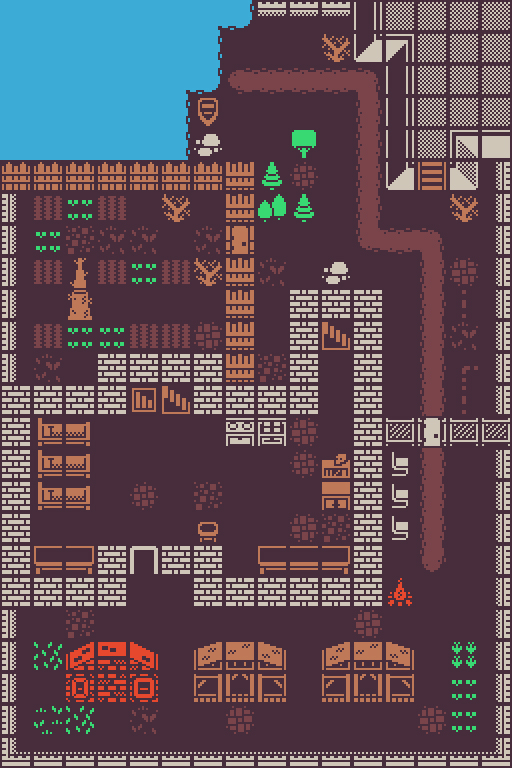

Rendered tile map (Tiled .tmx) drawn with the repository's tilesets; below, a short description and the map source with its tile grids summarised:
An orthogonal 16x24 tile map with 32x32 px tiles, 2 tile layers (Ground, Tiles) and 213 objects (198x wall, 5x mob, 4x travel, 4x item, player, ...).

<map version="1.5" tiledversion="1.5.0" orientation="orthogonal" renderorder="right-down" width="16" height="24" tilewidth="32" tileheight="32" infinite="0" nextlayerid="4" nextobjectid="215">
 <tileset firstgid="1" source="../assets/32x32.tsx" />
 <layer id="3" name="Ground" width="16" height="24" locked="1">
  <data>[384 cells, 384 non-empty, 5 distinct tile ids]</data>
 </layer>
 <layer id="1" name="Tiles" width="16" height="24">
  <data>[384 cells, 264 non-empty, 68 distinct tile ids]</data>
 </layer>
 <objectgroup id="2" name="Obstacles">
  <object id="1" name="wall" x="480" y="-32" width="32" height="32" />
  <object id="2" name="wall" x="512" y="32" width="32" height="32" />
  <object id="3" name="wall" x="512" y="64" width="32" height="32" />
  <object id="4" name="wall" x="512" y="96" width="32" height="32" />
  <object id="5" name="wall" x="480" y="128" width="32" height="32" />
  <object id="6" name="wall" x="480" y="160" width="32" height="32" />
  <object id="7" name="wall" x="480" y="192" width="32" height="32" />
  <object id="8" name="wall" x="480" y="224" width="32" height="32" />
  <object id="9" name="wall" x="480" y="256" width="32" height="32" />
  <object id="10" name="wall" x="480" y="288" width="32" height="32" />
  <object id="11" name="wall" x="480" y="320" width="32" height="32" />
  <object id="12" name="wall" x="480" y="352" width="32" height="32" />
  <object id="13" name="wall" x="480" y="384" width="32" height="32" />
  <object id="14" name="wall" x="480" y="416" width="32" height="32" />
  <object id="15" name="wall" x="480" y="448" width="32" height="32" />
  <object id="16" name="wall" x="480" y="480" width="32" height="32" />
  <object id="17" name="wall" x="480" y="512" width="32" height="32" />
  <object id="18" name="wall" x="480" y="544" width="32" height="32" />
  <object id="19" name="wall" x="480" y="576" width="32" height="32" />
  <object id="20" name="wall" x="480" y="608" width="32" height="32" />
  <object id="21" name="wall" x="480" y="640" width="32" height="32" />
  <object id="22" name="wall" x="480" y="672" width="32" height="32" />
  <object id="23" name="wall" x="480" y="704" width="32" height="32" />
  <object id="24" name="wall" x="480" y="736" width="32" height="32" />
  <object id="25" name="wall" x="448" y="736" width="32" height="32" />
  <object id="26" name="wall" x="416" y="736" width="32" height="32" />
  <object id="27" name="wall" x="384" y="736" width="32" height="32" />
  <object id="28" name="wall" x="352" y="736" width="32" height="32" />
  <object id="29" name="wall" x="320" y="736" width="32" height="32" />
  <object id="30" name="wall" x="288" y="736" width="32" height="32" />
  <object id="31" name="wall" x="256" y="736" width="32" height="32" />
  <object id="32" name="wall" x="224" y="736" width="32" height="32" />
  <object id="33" name="wall" x="192" y="736" width="32" height="32" />
  <object id="34" name="wall" x="160" y="736" width="32" height="32" />
  <object id="35" name="wall" x="128" y="736" width="32" height="32" />
  <object id="36" name="wall" x="96" y="736" width="32" height="32" />
  <object id="37" name="wall" x="64" y="736" width="32" height="32" />
  <object id="38" name="wall" x="32" y="736" width="32" height="32" />
  <object id="39" name="wall" x="0" y="736" width="32" height="32" />
  <object id="40" name="wall" x="0" y="704" width="32" height="32" />
  <object id="41" name="wall" x="0" y="672" width="32" height="32" />
  <object id="42" name="wall" x="0" y="640" width="32" height="32" />
  <object id="43" name="wall" x="0" y="608" width="32" height="32" />
  <object id="44" name="wall" x="0" y="576" width="32" height="32" />
  <object id="45" name="wall" x="0" y="544" width="32" height="32" />
  <object id="46" name="wall" x="0" y="512" width="32" height="32" />
  <object id="47" name="wall" x="0" y="480" width="32" height="32" />
  <object id="48" name="wall" x="0" y="448" width="32" height="32" />
  <object id="49" name="wall" x="0" y="416" width="32" height="32" />
  <object id="50" name="wall" x="0" y="384" width="32" height="32" />
  <object id="51" name="wall" x="0" y="352" width="32" height="32" />
  <object id="52" name="wall" x="0" y="320" width="32" height="32" />
  <object id="53" name="wall" x="0" y="288" width="32" height="32" />
  <object id="54" name="wall" x="0" y="256" width="32" height="32" />
  <object id="55" name="wall" x="0" y="224" width="32" height="32" />
  <object id="56" name="wall" x="0" y="192" width="32" height="32" />
  <object id="57" name="wall" x="0" y="160" width="32" height="32" />
  <object id="58" name="wall" x="0" y="128" width="32" height="32" />
  <object id="59" name="wall" x="0" y="96" width="32" height="32" />
  <object id="60" name="wall" x="0" y="64" width="32" height="32" />
  <object id="61" name="wall" x="0" y="32" width="32" height="32" />
  <object id="62" name="wall" x="0" y="0" width="32" height="32" />
  <object id="63" name="wall" x="64" y="0" width="32" height="32" />
  <object id="64" name="wall" x="32" y="0" width="32" height="32" />
  <object id="65" name="wall" x="96" y="0" width="32" height="32" />
  <object id="66" name="wall" x="160" y="0" width="32" height="32" />
  <object id="67" name="wall" x="128" y="0" width="32" height="32" />
  <object id="68" name="wall" x="192" y="0" width="32" height="32" />
  <object id="69" name="wall" x="224" y="0" width="32" height="32" />
  <object id="70" name="wall" x="256" y="0" width="32" height="32" />
  <object id="71" name="wall" x="288" y="0" width="32" height="32" />
  <object id="72" name="wall" x="320" y="0" width="32" height="32" />
  <object id="73" name="wall" x="352" y="0" width="32" height="32" />
  <object id="74" name="wall" x="384" y="-32" width="32" height="32" />
  <object id="75" name="wall" x="416" y="-32" width="32" height="32" />
  <object id="76" name="wall" x="448" y="-32" width="32" height="32" />
  <object id="77" name="travel" x="320" y="320" width="32" height="32" />
  <object id="78" name="player" x="320" y="320" width="32" height="32" />
  <object id="79" name="wall" x="448" y="128" width="32" height="32" />
  <object id="80" name="wall" x="448" y="160" width="32" height="32" />
  <object id="81" name="wall" x="384" y="160" width="32" height="32" />
  <object id="82" name="wall" x="384" y="128" width="32" height="32" />
  <object id="83" name="wall" x="384" y="96" width="32" height="32" />
  <object id="84" name="wall" x="384" y="64" width="32" height="32" />
  <object id="85" name="wall" x="384" y="32" width="32" height="32" />
  <object id="86" name="wall" x="352" y="32" width="32" height="32" />
  <object id="87" name="wall" x="512" y="0" width="32" height="32" />
  <object id="88" name="wall" x="288" y="192" width="32" height="32" />
  <object id="89" name="wall" x="256" y="192" width="32" height="32" />
  <object id="90" name="wall" x="256" y="160" width="32" height="32" />
  <object id="91" name="wall" x="288" y="128" width="32" height="32" />
  <object id="93" name="wall" x="192" y="64" width="32" height="32" />
  <object id="94" name="wall" x="192" y="32" width="32" height="32" />
  <object id="95" name="wall" x="160" y="32" width="32" height="32" />
  <object id="96" name="wall" x="160" y="64" width="32" height="32" />
  <object id="97" name="wall" x="160" y="96" width="32" height="32" />
  <object id="98" name="wall" x="160" y="128" width="32" height="32" />
  <object id="99" name="wall" x="128" y="128" width="32" height="32" />
  <object id="100" name="wall" x="128" y="96" width="32" height="32" />
  <object id="101" name="wall" x="128" y="64" width="32" height="32" />
  <object id="102" name="wall" x="128" y="32" width="32" height="32" />
  </objectgroup>
</map>
<!-- 112 of 213 objects omitted -->